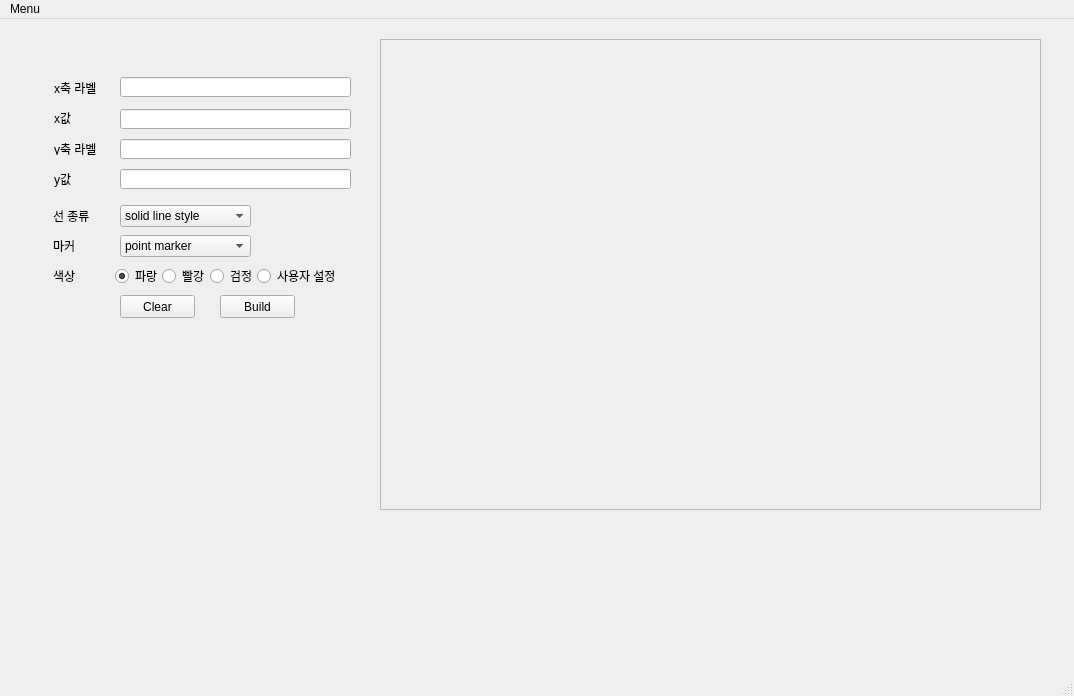
<?xml version="1.0" encoding="UTF-8"?>
<ui version="4.0">
 <class>MainWindow</class>
 <widget class="QMainWindow" name="MainWindow">
  <property name="geometry">
   <rect>
    <x>0</x>
    <y>0</y>
    <width>1074</width>
    <height>696</height>
   </rect>
  </property>
  <property name="windowTitle">
   <string>MainWindow</string>
  </property>
  <widget class="QWidget" name="centralwidget">
   <widget class="QLabel" name="label_pic">
    <property name="geometry">
     <rect>
      <x>280</x>
      <y>550</y>
      <width>491</width>
      <height>101</height>
     </rect>
    </property>
    <property name="text">
     <string/>
    </property>
   </widget>
   <widget class="QFrame" name="graph_frame">
    <property name="geometry">
     <rect>
      <x>380</x>
      <y>20</y>
      <width>661</width>
      <height>471</height>
     </rect>
    </property>
    <property name="frameShape">
     <enum>QFrame::StyledPanel</enum>
    </property>
    <property name="frameShadow">
     <enum>QFrame::Raised</enum>
    </property>
   </widget>
   <widget class="QLabel" name="label_7">
    <property name="geometry">
     <rect>
      <x>54</x>
      <y>89</y>
      <width>60</width>
      <height>20</height>
     </rect>
    </property>
    <property name="text">
     <string>x값</string>
    </property>
   </widget>
   <widget class="QLineEdit" name="lineEdit_x_label">
    <property name="geometry">
     <rect>
      <x>120</x>
      <y>58</y>
      <width>231</width>
      <height>20</height>
     </rect>
    </property>
   </widget>
   <widget class="QRadioButton" name="radioButton_black">
    <property name="geometry">
     <rect>
      <x>210</x>
      <y>249</y>
      <width>41</width>
      <height>16</height>
     </rect>
    </property>
    <property name="text">
     <string>검정</string>
    </property>
   </widget>
   <widget class="QLineEdit" name="lineEdit_x_value">
    <property name="geometry">
     <rect>
      <x>120</x>
      <y>90</y>
      <width>231</width>
      <height>20</height>
     </rect>
    </property>
   </widget>
   <widget class="QLabel" name="label_3">
    <property name="geometry">
     <rect>
      <x>53</x>
      <y>217</y>
      <width>60</width>
      <height>20</height>
     </rect>
    </property>
    <property name="text">
     <string>마커</string>
    </property>
   </widget>
   <widget class="QComboBox" name="comboBox_marker">
    <property name="geometry">
     <rect>
      <x>120</x>
      <y>216</y>
      <width>131</width>
      <height>22</height>
     </rect>
    </property>
    <item>
     <property name="text">
      <string>point marker</string>
     </property>
    </item>
    <item>
     <property name="text">
      <string>pixel marker</string>
     </property>
    </item>
    <item>
     <property name="text">
      <string>circle marker</string>
     </property>
    </item>
    <item>
     <property name="text">
      <string>square marker</string>
     </property>
    </item>
   </widget>
   <widget class="QRadioButton" name="radioButton_red">
    <property name="geometry">
     <rect>
      <x>162</x>
      <y>249</y>
      <width>51</width>
      <height>16</height>
     </rect>
    </property>
    <property name="text">
     <string>빨강</string>
    </property>
   </widget>
   <widget class="QLabel" name="label_8">
    <property name="geometry">
     <rect>
      <x>54</x>
      <y>150</y>
      <width>60</width>
      <height>20</height>
     </rect>
    </property>
    <property name="text">
     <string>y값</string>
    </property>
   </widget>
   <widget class="QRadioButton" name="radioButton_custom">
    <property name="geometry">
     <rect>
      <x>257</x>
      <y>249</y>
      <width>81</width>
      <height>16</height>
     </rect>
    </property>
    <property name="text">
     <string>사용자 설정</string>
    </property>
   </widget>
   <widget class="QLabel" name="label_6">
    <property name="geometry">
     <rect>
      <x>54</x>
      <y>124</y>
      <width>56</width>
      <height>12</height>
     </rect>
    </property>
    <property name="text">
     <string>y축 라벨</string>
    </property>
   </widget>
   <widget class="QLabel" name="label_2">
    <property name="geometry">
     <rect>
      <x>53</x>
      <y>247</y>
      <width>60</width>
      <height>20</height>
     </rect>
    </property>
    <property name="text">
     <string>색상</string>
    </property>
   </widget>
   <widget class="QPushButton" name="pushButton_2">
    <property name="geometry">
     <rect>
      <x>220</x>
      <y>276</y>
      <width>75</width>
      <height>23</height>
     </rect>
    </property>
    <property name="text">
     <string>Build</string>
    </property>
   </widget>
   <widget class="QPushButton" name="pushButton_clear">
    <property name="geometry">
     <rect>
      <x>120</x>
      <y>276</y>
      <width>75</width>
      <height>23</height>
     </rect>
    </property>
    <property name="text">
     <string>Clear</string>
    </property>
   </widget>
   <widget class="QLineEdit" name="lineEdit_y_value">
    <property name="geometry">
     <rect>
      <x>120</x>
      <y>150</y>
      <width>231</width>
      <height>20</height>
     </rect>
    </property>
   </widget>
   <widget class="QLineEdit" name="lineEdit_y_label">
    <property name="geometry">
     <rect>
      <x>120</x>
      <y>120</y>
      <width>231</width>
      <height>20</height>
     </rect>
    </property>
   </widget>
   <widget class="QRadioButton" name="radioButton_blue">
    <property name="geometry">
     <rect>
      <x>115</x>
      <y>249</y>
      <width>51</width>
      <height>16</height>
     </rect>
    </property>
    <property name="text">
     <string>파랑</string>
    </property>
    <property name="checked">
     <bool>true</bool>
    </property>
   </widget>
   <widget class="QLabel" name="label_5">
    <property name="geometry">
     <rect>
      <x>54</x>
      <y>59</y>
      <width>60</width>
      <height>20</height>
     </rect>
    </property>
    <property name="text">
     <string>x축 라벨</string>
    </property>
   </widget>
   <widget class="QComboBox" name="comboBox_line">
    <property name="geometry">
     <rect>
      <x>120</x>
      <y>186</y>
      <width>131</width>
      <height>22</height>
     </rect>
    </property>
    <item>
     <property name="text">
      <string>solid line style</string>
     </property>
    </item>
    <item>
     <property name="text">
      <string>dashed line style</string>
     </property>
    </item>
    <item>
     <property name="text">
      <string>dash-dot line style</string>
     </property>
    </item>
    <item>
     <property name="text">
      <string>dotted line style</string>
     </property>
    </item>
   </widget>
   <widget class="QLabel" name="label_4">
    <property name="geometry">
     <rect>
      <x>53</x>
      <y>187</y>
      <width>60</width>
      <height>20</height>
     </rect>
    </property>
    <property name="text">
     <string>선 종류</string>
    </property>
   </widget>
  </widget>
  <widget class="QStatusBar" name="statusbar"/>
  <widget class="QMenuBar" name="menubar">
   <property name="geometry">
    <rect>
     <x>0</x>
     <y>0</y>
     <width>1074</width>
     <height>21</height>
    </rect>
   </property>
   <widget class="QMenu" name="menuAbout">
    <property name="title">
     <string>Menu</string>
    </property>
    <addaction name="actionAbout_MainWindow"/>
    <addaction name="actionHelp"/>
    <addaction name="actionExit"/>
   </widget>
   <addaction name="menuAbout"/>
  </widget>
  <action name="actionAbout_MainWindow">
   <property name="text">
    <string>About GraphBuilder</string>
   </property>
  </action>
  <action name="actionHow_to">
   <property name="text">
    <string>How to..</string>
   </property>
  </action>
  <action name="actionHelp">
   <property name="text">
    <string>Help</string>
   </property>
  </action>
  <action name="actionExit">
   <property name="text">
    <string>Exit</string>
   </property>
  </action>
 </widget>
 <resources/>
 <connections/>
</ui>
